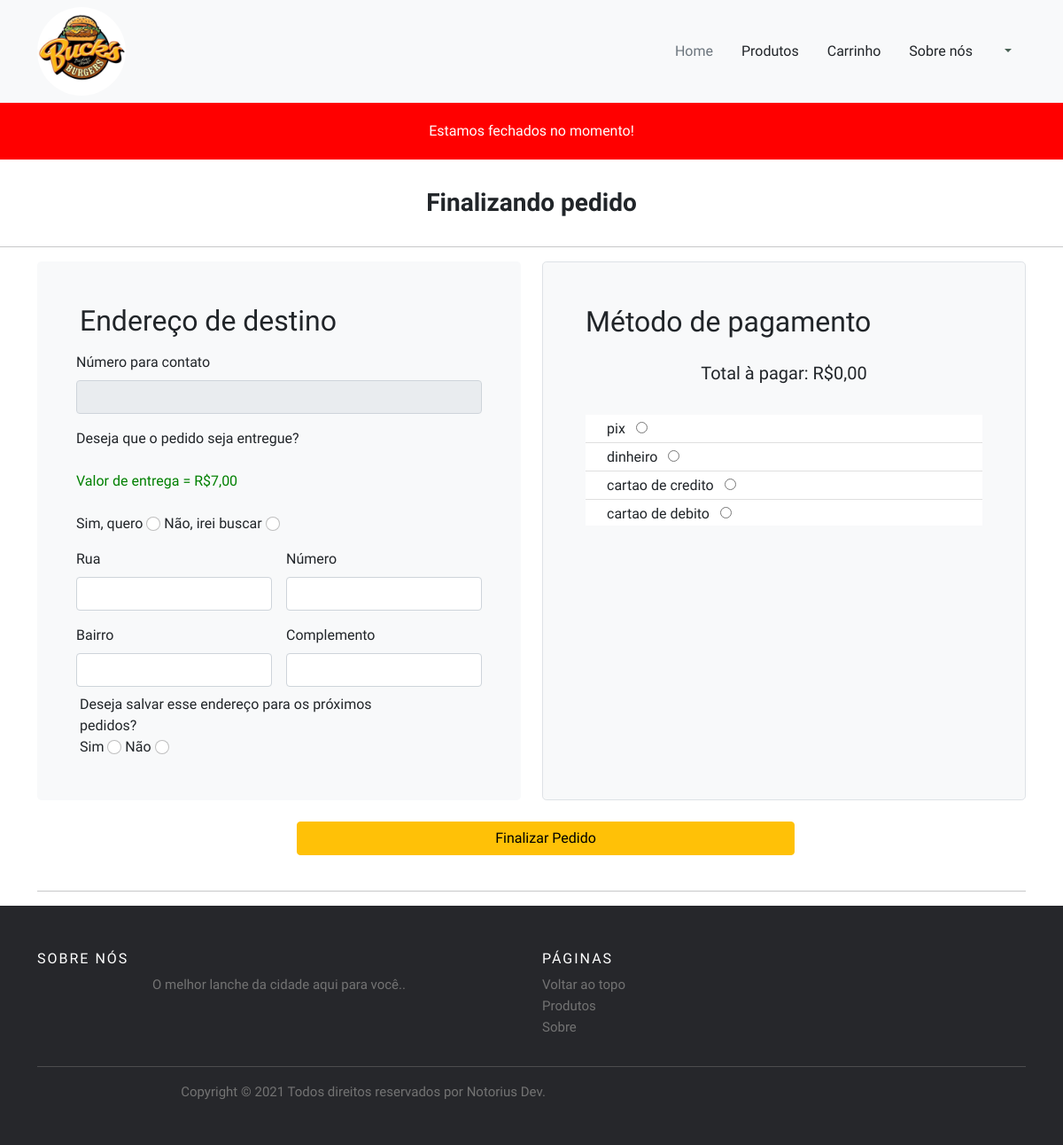
The app's page /usuario/finalizar with its own data.
### classes/MySql.php (called while the page is built)
<?php
	class MySql{
		private static $pdo;
		public static function conectar(){
				if (self::$pdo == null) {
					try{
					self::$pdo = new PDO('mysql:host='.HOST.';dbname='.DATABASE,USER,PASSWORD,array(PDO::MYSQL_ATTR_INIT_COMMAND => "SET NAMES utf8"));
					self::$pdo->setAttribute(PDO::ATTR_ERRMODE,PDO::ERRMODE_EXCEPTION);
				}catch(Exception $e){
					echo "<h2>Erro ao conectar</h2>";
				}
			}
			return self::$pdo;
		}
	}
?>

### classes/Site.php (called while the page is built, shortened)
<?php
	class Site{
		public static function sqlInfoSite(){
			$sql_info_site = MySql::conectar()->prepare("SELECT * FROM `tb_site.informacoes_site`");
			$sql_info_site->execute();
			return $sql_info_site->fetch();
		}
	}
?>

### usuario/pages/finalizar.php (the view, shortened to what this page needs)
<?php
	$info_site = Site::sqlInfoSite();
?>
<div class="box-content">
	<h3 class="p-3 fw-bold">Finalizando pedido</h3>
</div>
<hr>
<div class="container">
	<form method="post" enctype="multipart/form-data">
	<div class="row align-items-md-stretch">
      <div class="col-md-6">
        <div class="h-100 p-5 bg-light rounded-3">
          <h2>Endereço de destino</h2>
          	<div class="row">
          		<div class="col-md-12 p-2">
          			<div class="col-md-12">
          				<label class="form-label">Número para contato</label>
          				<input class="form-control" type="text" name="contato" value="<?php echo $_SESSION['contato']; ?>" disabled>
          			</div>
          		</div>
          		<div class="col-md-12 p-2">
          			<div class="col-md-12">
          				<label class="form-check-label">Deseja que o pedido seja entregue?</label><br><br>
          				<label clasa="form-check-label p-3" style="color: green;">Valor de entrega = R$<?php echo Painel::convertMoney($info_site['valor_entrega']); ?></label><br><br>
	          			Sim, quero <input class="form-check-input" type="radio" name="entregar" value="sim" class="form-control" required>
	          			Não, irei buscar <input class="form-check-input" type="radio" name="entregar" value="nao" class="form-control" required>
          			</div>
          		</div>
          		<div class="col-md-6 p-2">
          			<label class="form-label">Rua</label>
          			<input type="text" name="rua" value="<?php echo $_SESSION['rua_cliente']; ?>" class="form-control">
          		</div>
          		<div class="col-md-6 p-2">
          			<label class="form-label">Número</label>
          			<input type="text" name="numero" value="<?php echo $_SESSION['numero_casa_cliente']; ?>" class="form-control">
          		</div>
          		<div class="col-md-6 p-2">
          			<label class="form-label">Bairro</label>
          			<input type="text" name="bairro" value="<?php echo $_SESSION['bairro_cliente']; ?>" class="form-control">
          		</div>
          		<div class="col-md-6 p-2">
          			<label class="form-label">Complemento</label>
          			<input type="text" name="complemento" value="<?php echo $_SESSION['complemento_cliente']; ?>" class="form-control">
          		</div>
          		<div class="col-md-9 p2">
          			<label class="form-check-label">Deseja salvar esse endereço para os próximos pedidos?</label>
          			Sim <input type="radio" name="salvar_endereco" value="sim" class="form-check-input">
          			Não <input type="radio" name="salvar_endereco" value="nao" class="form-check-input">
          		</div>
          	</div>
        </div>
      </div>
      <div class="col-md-6">
        <div class="h-100 p-5 bg-light border rounded-3">
          <h2>Método de pagamento</h2>
          <div class="row">
          	<div class="col-md-12 p-3">
          		<blockquote class="blockquote">
          			<p style>Total à pagar: R$<?php echo Painel::convertMoney($_SESSION['total_pagar']); ?></p>
          		</blockquote>
          	</div>
          	<div class="accordion accordion-flush" id="accordionFlushExample">
          	<?php
          	$sql_metodos = MySql::conectar()->prepare("SELECT * FROM  `tb_admin.metodos_pagamento` WHERE status = 1");
          	$sql_metodos->execute();
          	$sql_metodos = $sql_metodos->fetchAll();
          	foreach ($sql_metodos as $key => $metodo) {
          	?>
          	<div class="accordion-item">
          		<div class="form-check">
          			<label class="" for="default<?php echo $metodo['id']; ?>" id="flush-heading<?php echo $metodo['id']; ?>">
				    <?php echo $metodo['metodo_pagamento']; ?>
						<input class="p-2 m-2 accordion collapsed" name="metodo_pagamento" id="default<?php echo $metodo['id']; ?>" type="radio" data-bs-toggle="collapse" data-bs-target="#flush-<?php echo $metodo['id']; ?>" aria-expanded="false" value="<?php echo $metodo['metodo_pagamento']; ?>" aria-controls="flush-<?php echo $metodo['id']; ?>">
				  </label>
				</div>
				</div>
			<?php } ?>
		  </div>
        </div>
      </div>
    </div>
    <p class="p-2 m-3"><input type="submit" name="finaliza" value="Finalizar Pedido" class="btn btn-warning" style="width: 50%;"></p>
	</form>
</div>
<hr>

### usuario/main.php (shortened to what this page needs)
<?php
$info_site = Site::sqlInfoSite();
?>
<!DOCTYPE html>
<html>
<head>
	<link rel="stylesheet" type="text/css" href="<?php echo INCLUDE_PATH ?>css/style-user.css">
	<link href="https://cdn.jsdelivr.net/npm/bootstrap@5.0.0-beta3/dist/css/bootstrap.min.css" rel="stylesheet">
	<link href='https://unpkg.com/boxicons@2.0.7/css/boxicons.min.css' rel='stylesheet'>
	<link rel="stylesheet" href="https://cdnjs.cloudflare.com/ajax/libs/font-awesome/4.7.0/css/font-awesome.min.css">
</head>
<body style="height: 100%;">
	<header class="px-3 py-2 bg-light text-light">
	  <div class="container">
	    <div class="d-flex flex-wrap align-items-center justify-content-center justify-content-lg-start">
	    	<?php
	    	$sql_imagens_banner = Mysql::conectar()->prepare("SELECT * FROM `tb_site.imagens_site`");
			$sql_imagens_banner->execute();
				if ($sql_imagens_banner->rowCount() > 0) {
					$sql_imagens_banner = $sql_imagens_banner->fetch();
					?>
						<a href="<?php echo INCLUDE_PATH_USER ?>home" class="d-flex align-items-center my-2 my-lg-0 me-lg-auto text-dark text-decoration-none">
					      <img style="border-radius: 50%; width:100px ;" src="<?php echo INCLUDE_PATH_PAINEL ?>uploads/<?php echo $sql_imagens_banner['imagem_logo']; ?>">
					    </a>
					<?php
				}
	    	?>
	      <ul class="nav col-12 col-lg-auto my-2 justify-content-center my-md-0 text-small">
	        <li>
	          <a href="<?php echo INCLUDE_PATH_USER ?>home" class="nav-link text-secondary">
	            Home
	          </a>
	        </li>
            <li>
	          <a href="<?php echo INCLUDE_PATH_USER ?>produtos" class="nav-link text-dark">
	            Produtos
	          </a>
	        </li>
	        <li>
	        	<a href="<?php echo INCLUDE_PATH_USER ?>cart" class="nav-link text-dark">
	        		Carrinho
	        	</a>
	        </li>
	        <li>
	          <a href="<?php echo INCLUDE_PATH_USER ?>sobre" class="nav-link text-dark">
	            Sobre nós
	          </a>
	        </li>
	        <li>
	        	<a class="nav-link dropdown-toggle" href="#" id="navbarDarkDropdownMenuLink" role="button" data-bs-toggle="dropdown" aria-expanded="false" style="color: #496154; font-weight: 500;">
		          </a>
	        </li>
	      </ul>
	    </div>
	  </div>
	</header>
		<?php
				if($info_site['disponivel'] == "0"){
					echo '<div class="frete-gratis" style="background-color: red;">
    					<p style="padding: 20px;">Estamos fechados no momento!</p>
    				  </div>';
				}
		?>
	<div class="content" style="min-height: calc(100vh - 270px);">
		<?php Painel::carregarPagina(); ?>
	</div>
		    <footer class="site-footer">
		      <div class="container">
		        <div class="row">
		          <div class="col-sm-12 col-md-6">
		            <h6>Sobre nós</h6>
		            <p class="text-justify"><?php echo $info_site['sobre']; ?>.</p>
		          </div>
		          <div class="col-xs-6 col-md-3">
		            <h6>Páginas</h6>
		            <ul class="footer-links">
		              <li><a href="">Voltar ao topo</a></li>
		              <li><a href="">Produtos</a></li>
		              <li><a href="">Sobre</a></li>
		            </ul>
		          </div>
		        </div>
		        <hr>
		      </div>
		      <div class="container">
		        <div class="row">
		          <div class="col-md-8 col-sm-6 col-xs-12">
		            <p class="copyright-text">Copyright &copy; 2021 Todos direitos reservados por
		         <a href="#">Notorius Dev</a>.
		            </p>
		          </div>
		          <div class="col-md-4 col-sm-6 col-xs-12">
		          </div>
		        </div>
		      </div>
		</footer>
</body>
</html>

### css/style-user.css (style rules this page uses)
* { margin: 0; padding: 0; box-sizing: border-box; font-family: 'Lexend', sans-serif; text-decoration: none; }
a { text-decoration: none; }
.frete-gratis { height: auto; width: 100%; background: #303030; color: white; text-align: center; }
.container { display: flex; flex-flow: column nowrap; }
h3, p { text-align: center; }
.btn { display: inline-block; }
.site-footer { background-color:#26272b; padding:45px 0 20px; font-size:15px; line-height:24px; color:#737373; height: 270px; margin-bottom: -20px; }
.site-footer hr { border-top-color:#bbb; opacity:0.5 }
.site-footer h6 { color:#fff; font-size:16px; text-transform:uppercase; margin-top:5px; letter-spacing:2px }
.site-footer a { color:#737373; }
.footer-links { padding-left:0; list-style:none }
.footer-links li { display:block }
.footer-links a { color:#737373 }
.copyright-text { margin:0 }

### usuario/main.php (style rules this page uses)
a { text-decoration: none; }

### records on screen
tb_site.imagens_site: imagem_logo (picture)
tb_site.informacoes_site: valor_entrega "7,00", sobre "O melhor lanche da cidade aqui para você."
tb_admin.metodos_pagamento: metodo_pagamento "pix"
tb_admin.metodos_pagamento: metodo_pagamento "dinheiro"
tb_admin.metodos_pagamento: metodo_pagamento "cartao de credito"
tb_admin.metodos_pagamento: metodo_pagamento "cartao de debito"

### other values on screen
Painel::convertMoney($_SESSION['total_pagar']) "0,00"
